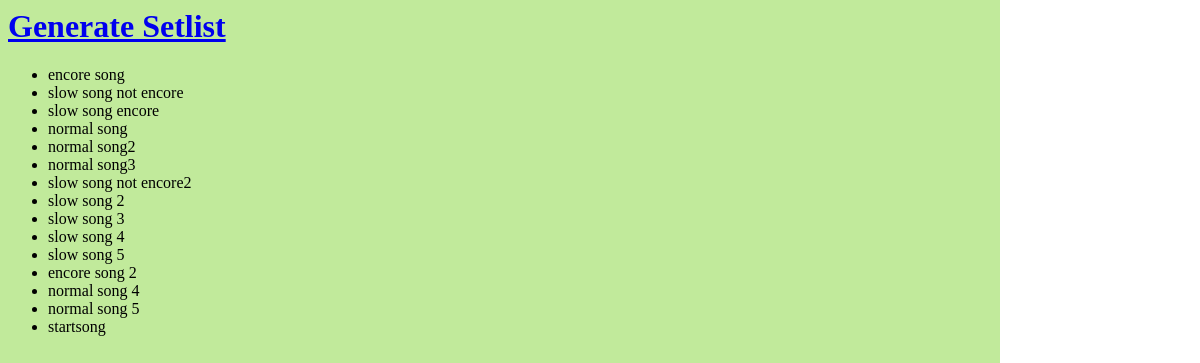
The app's page /generator/4/, older data.
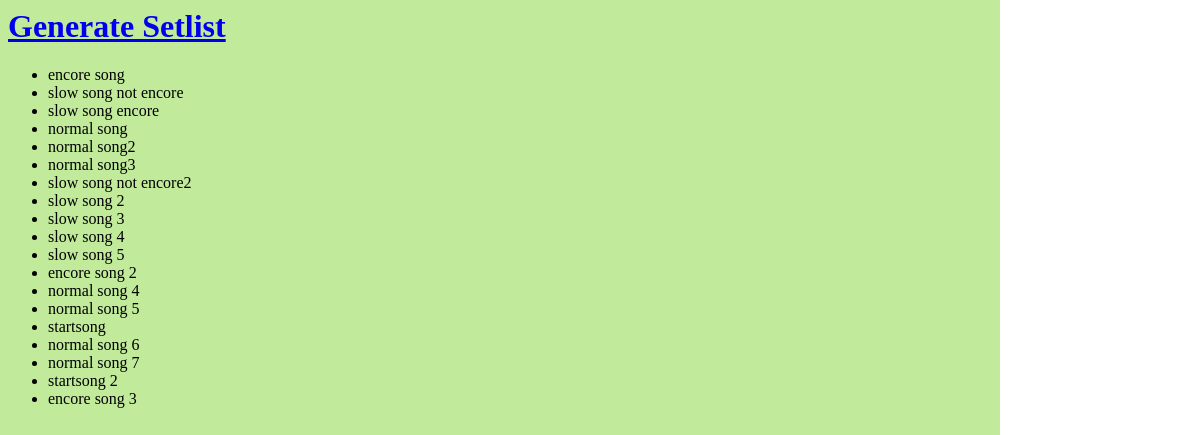
The same page, newer data.
### generator/models.py (models this page shows, shortened)
class Song(models.Model):
    band = models.ForeignKey(Band, on_delete=models.CASCADE)
    title = models.CharField(max_length=40)
    artist = models.CharField(max_length=20)
    bpm = models.IntegerField()
    is_encore = models.BooleanField('encore', default=False)
    song_key = models.CharField(max_length=5)
    is_slow_song = models.BooleanField('slow song', default=False)

### generator/views.py (the view)
# urls.py: path('<int:band_id>/', views.BandSongsView.as_view(), name='bandsongs'),
class BandSongsView(generic.ListView):
    template_name = 'generator/bandsongs.html'
    context_object_name = 'context'
    def get_queryset(self):
        self.band = get_object_or_404(Band, id=self.kwargs['band_id'])
        return {
            "songs": Song.objects.filter(band=self.band),
            "band": self.band
        }

### generator/templates/generator/bandsongs.html
{% load static %}
<link rel="stylesheet" type="text/css" href="{% static 'generator/style.css' %}">
<h1><a href="/generator/{{ context.band.id }}/generate/">Generate Setlist</a></h1>
{% if context.songs %}
    <ul>
    {% for song in context.songs %}
        <li>{{ song.title }}</li>
    {% endfor %}
    </ul>
{% else %}
    <p>No songs are available.</p>
{% endif %}

Row changes from the older to the newer data that the page shows:
added Song: title "normal song 6"
added Song: title "normal song 7"
added Song: title "startsong 2"
added Song: title "encore song 3"
